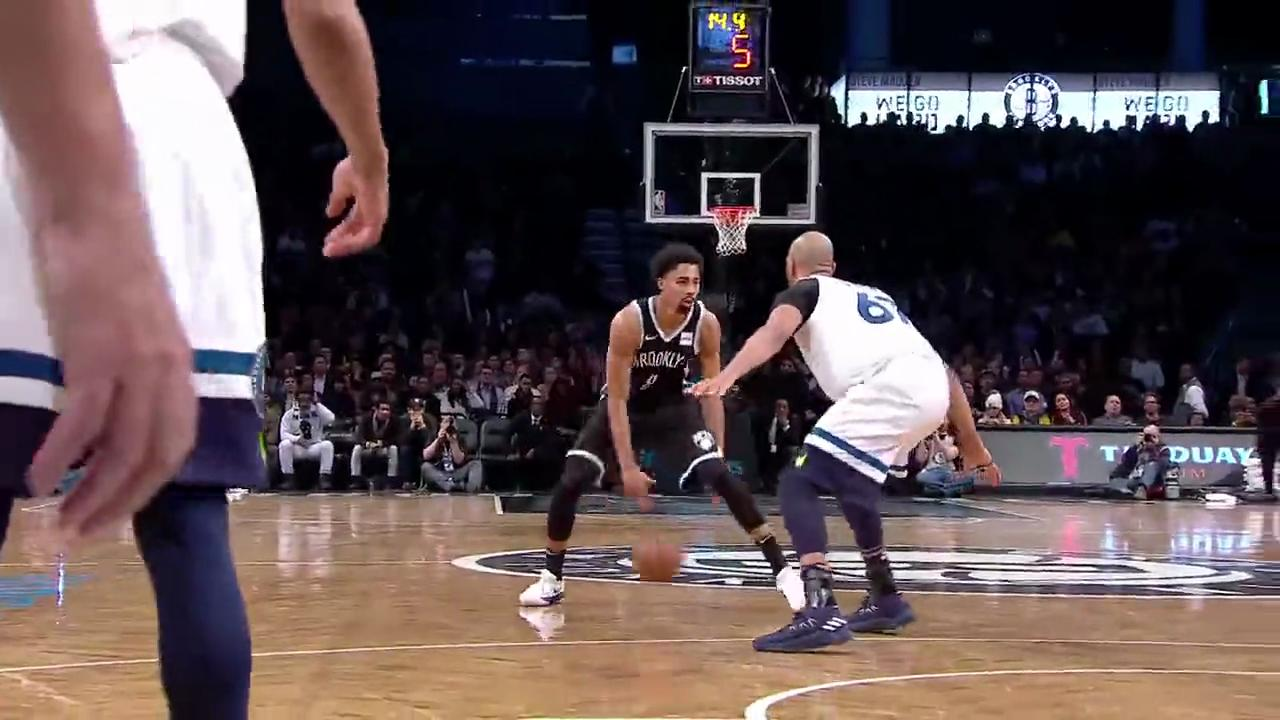
#> input picture project/get_feature/original/test/dribbling/10.jpg, 1280 x 720 px
$ python -i svm_classifier.py   (imports and definitions only)   (Python 2 division)   (older library calls are emulated)
#> lines starting #> are read from the running program, lines starting #| are printed output that depends on the picture
'''
linear classification for image
---created by Z.Zhang 3/21/2018
'''
# import the necessary packages
from sklearn.preprocessing import LabelEncoder
from sklearn.svm import LinearSVC
from sklearn.metrics import classification_report
from sklearn.model_selection import train_test_split
from imutils import paths
import numpy as np
import imutils
import cv2
import os
from sklearn.decomposition import RandomizedPCA

from sklearn.decomposition import PCA
from skimage.feature import local_binary_pattern

dataPath = "/Users/mouqingjin/Desktop/get_feature/original"

# color histogram
def extract_color_histogram(image, bins=(8, 8, 8)):
    hsv = cv2.cvtColor(image, cv2.COLOR_BGR2HSV)
    hist = cv2.calcHist([hsv], [0, 1, 2], None, bins,
                        [0, 180, 0, 256, 0, 256])
    if imutils.is_cv2():
        hist = cv2.normalize(hist)
    else:
        cv2.normalize(hist, hist)
    return hist.flatten()

# hog feature
def hog(img):
    gx = cv2.Sobel(img, cv2.CV_32F, 1, 0)
    gy = cv2.Sobel(img, cv2.CV_32F, 0, 1)
    mag, ang = cv2.cartToPolar(gx, gy)

    # quantizing binvalues in (0...16)
    bins = np.int32(bin_n*ang/(2*np.pi))

    # Divide to 4 sub-squares
    bin_cells = bins[:10,:10], bins[10:,:10], bins[:10,10:], bins[10:,10:]
    mag_cells = mag[:10,:10], mag[10:,:10], mag[:10,10:], mag[10:,10:]
    hists = [np.bincount(b.ravel(), m.ravel(), bin_n) for b, m in zip(bin_cells, mag_cells)]
    hist = np.hstack(hists)
    return hist

bin_n = 16# Number of bins

# LBP
def LBP(img):
    radius = 3
    n_points = 8 * radius
    image = cv2.cvtColor(img, cv2.COLOR_BGR2GRAY)
    lbp = local_binary_pattern(image, n_points, radius)
    (hist, _) = np.histogram(lbp.ravel(),
                             bins=np.arange(0, n_points + 3),
                             range=(0, n_points + 2))

    # normalize the histogram
    hist = hist.astype("float")
    hist /= (hist.sum() + 1e-7)

    # return the histogram of Local Binary Patterns
    return hist

#pca
n_components= 100
# [1 line that did not run here, left out]


# initialize the data matrix and labels list
data_train = []
labels_train = []
data_test = []
labels_test = []

# loop over the input images
# [18 lines not run here, left out]

# encode the labels, converting them from strings to integers
le = LabelEncoder()
labels_train = le.fit_transform(labels_train)
labels_test = le.fit_transform(labels_test)

# train the linear regression clasifier
# [1 line not run here, left out]
model = LinearSVC()
# [4 lines not run here, left out]
# [1 line that did not run here, left out]
# [2 lines not run here, left out]

>>> import cv2
>>> picture = cv2.imread('original/test/dribbling/10.jpg', cv2.IMREAD_GRAYSCALE)
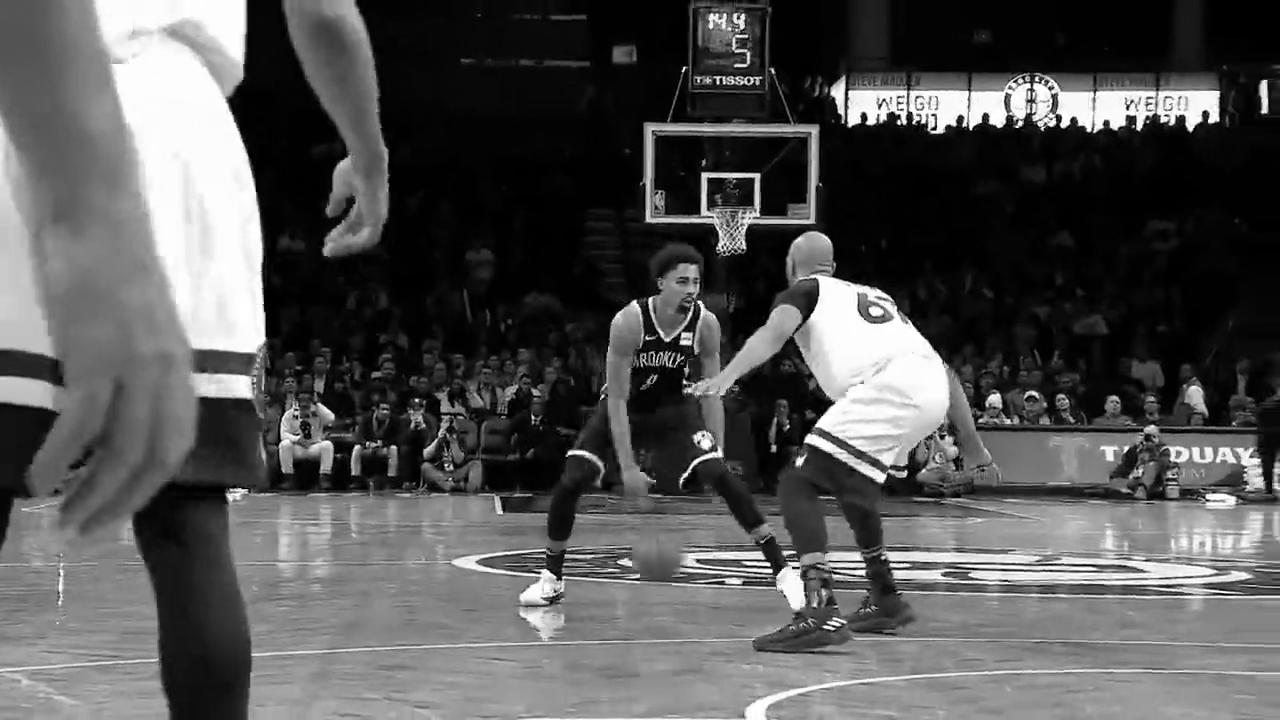
#> picture: shape (720, 1280); min 0, max 255, mean 84.4
>>> result = extract_color_histogram(picture)
#> (the run stopped early here; a loop or call above may not have finished)

$ run again, on project/get_feature/original/test/dunks/13.jpg
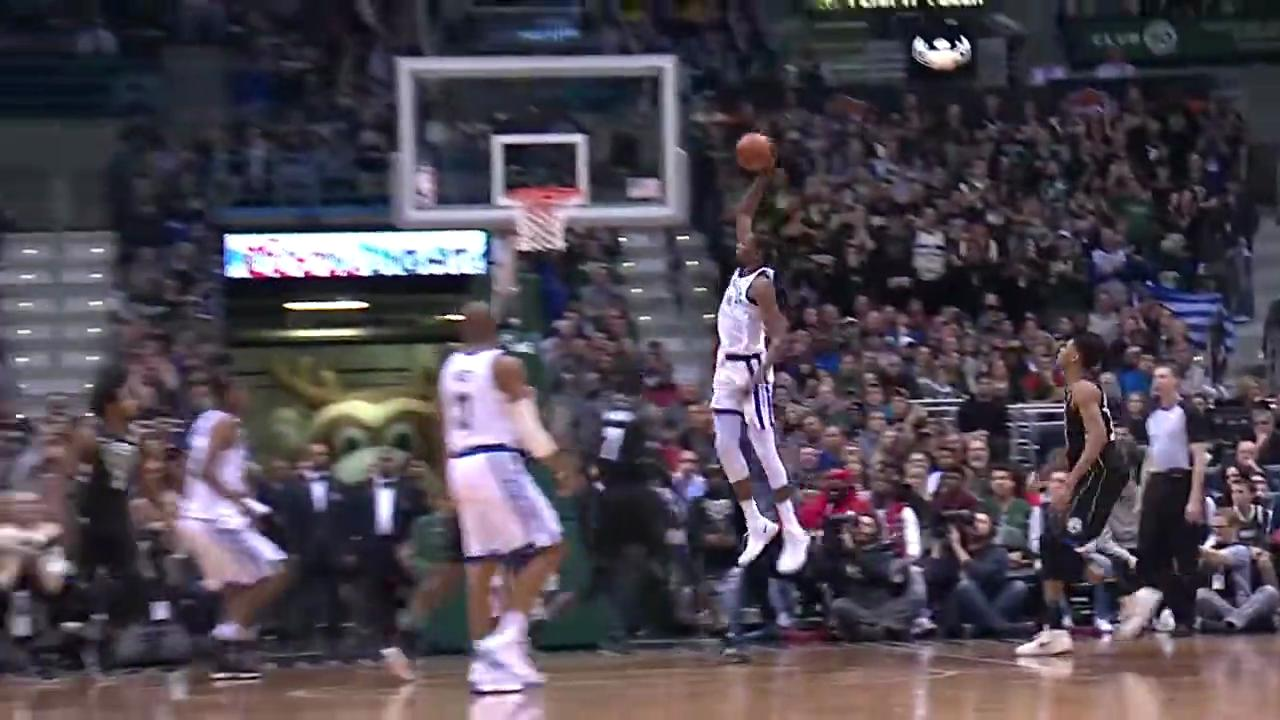
#> input picture project/get_feature/original/test/dunks/13.jpg, 1280 x 720 px
#> `picture = cv2.imread('original/test/dribbling/10.jpg', cv2.IMREAD_GRAY..`:
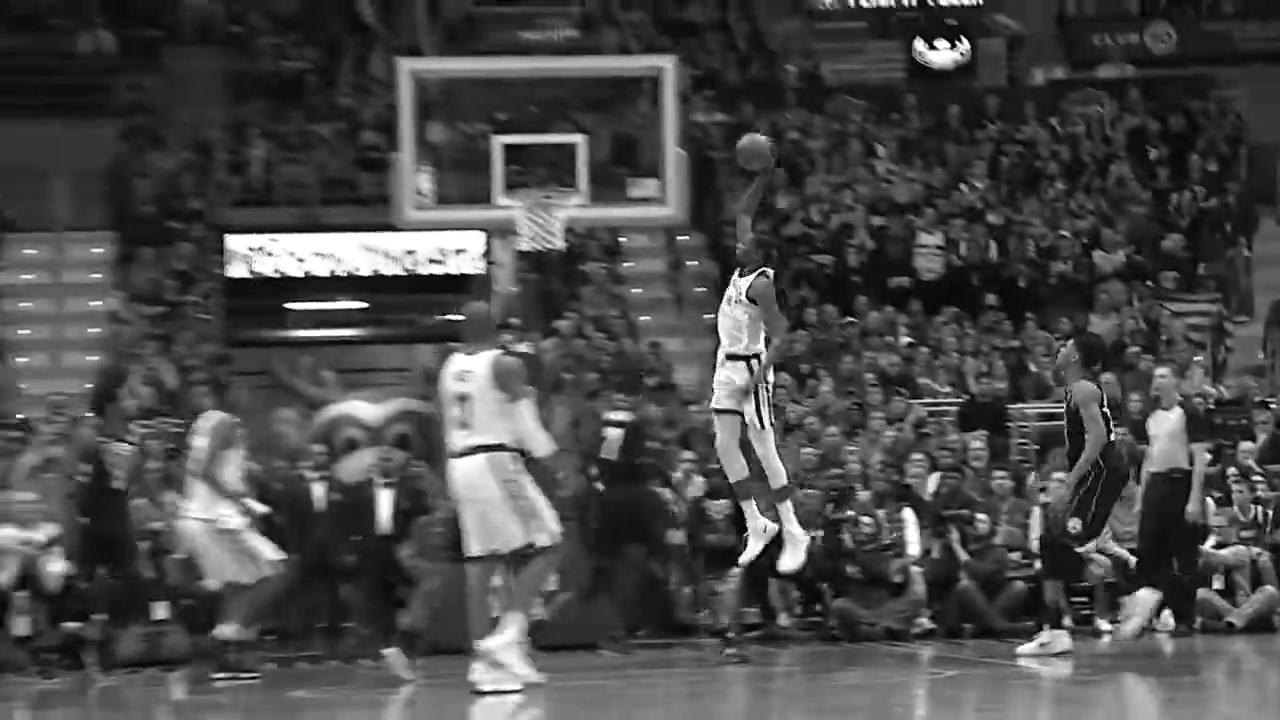
#> picture: shape (720, 1280); min 0, max 255, mean 73

$ run again, on project/get_feature/original/test/dunks/14.jpg
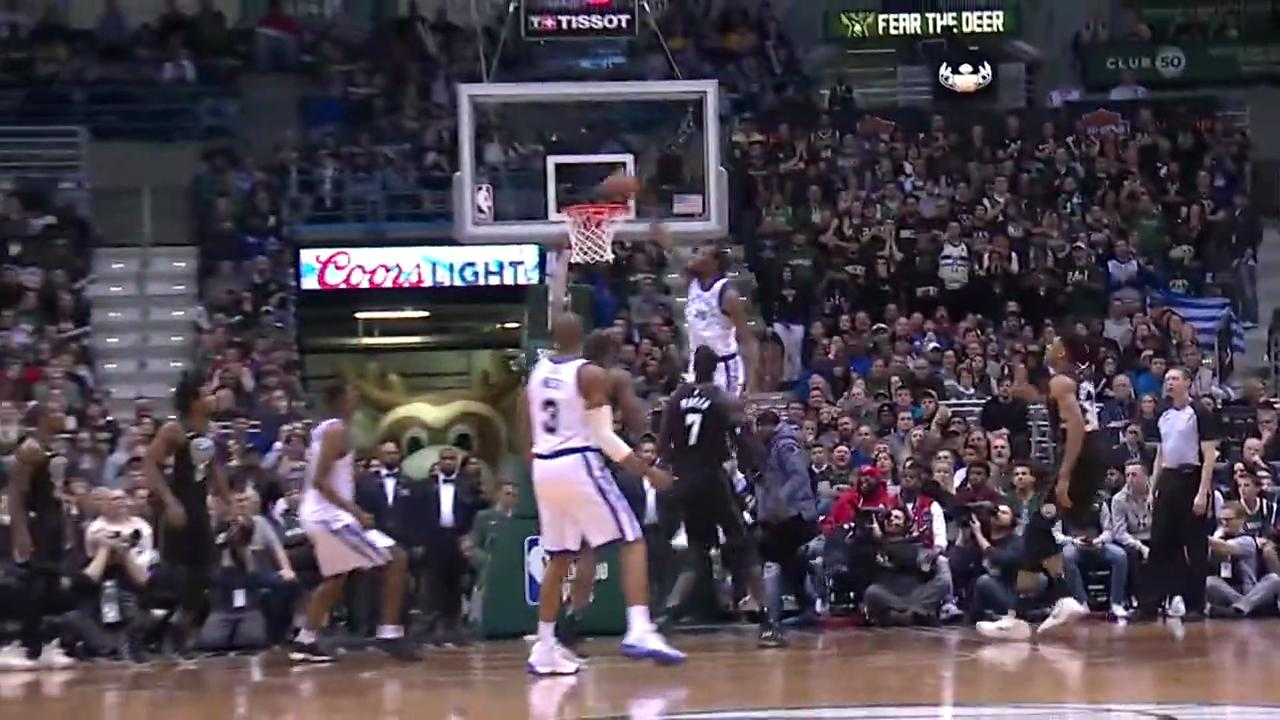
#> input picture project/get_feature/original/test/dunks/14.jpg, 1280 x 720 px
#> `picture = cv2.imread('original/test/dribbling/10.jpg', cv2.IMREAD_GRAY..`:
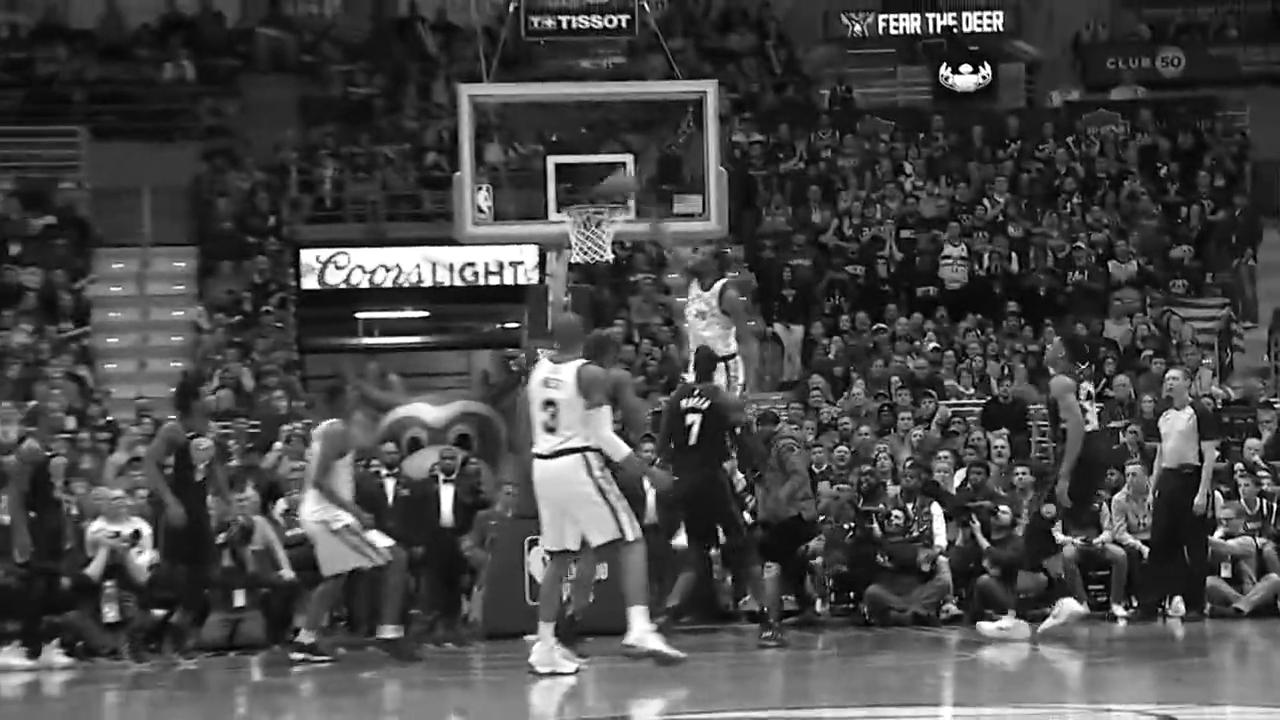
#> picture: shape (720, 1280); min 0, max 255, mean 70.8

$ run again, on project/get_feature/original/test/freethrows/12.jpg
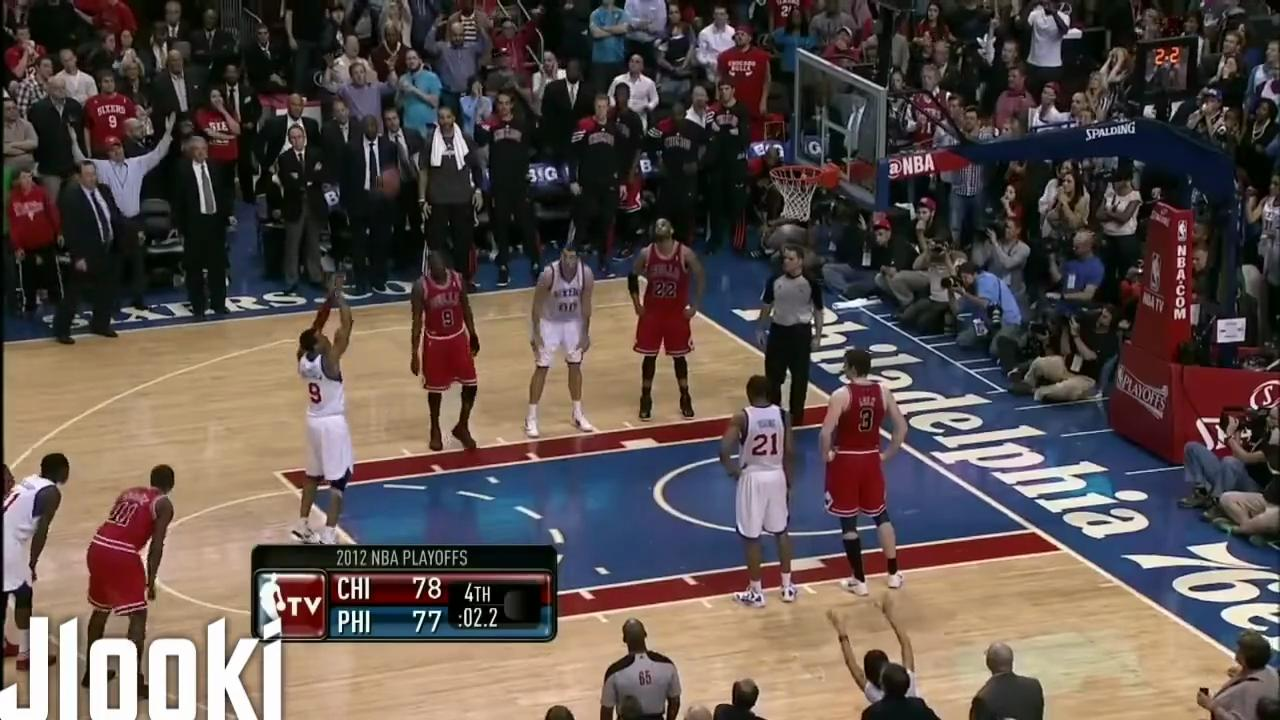
#> input picture project/get_feature/original/test/freethrows/12.jpg, 1280 x 720 px
#> `picture = cv2.imread('original/test/dribbling/10.jpg', cv2.IMREAD_GRAY..`:
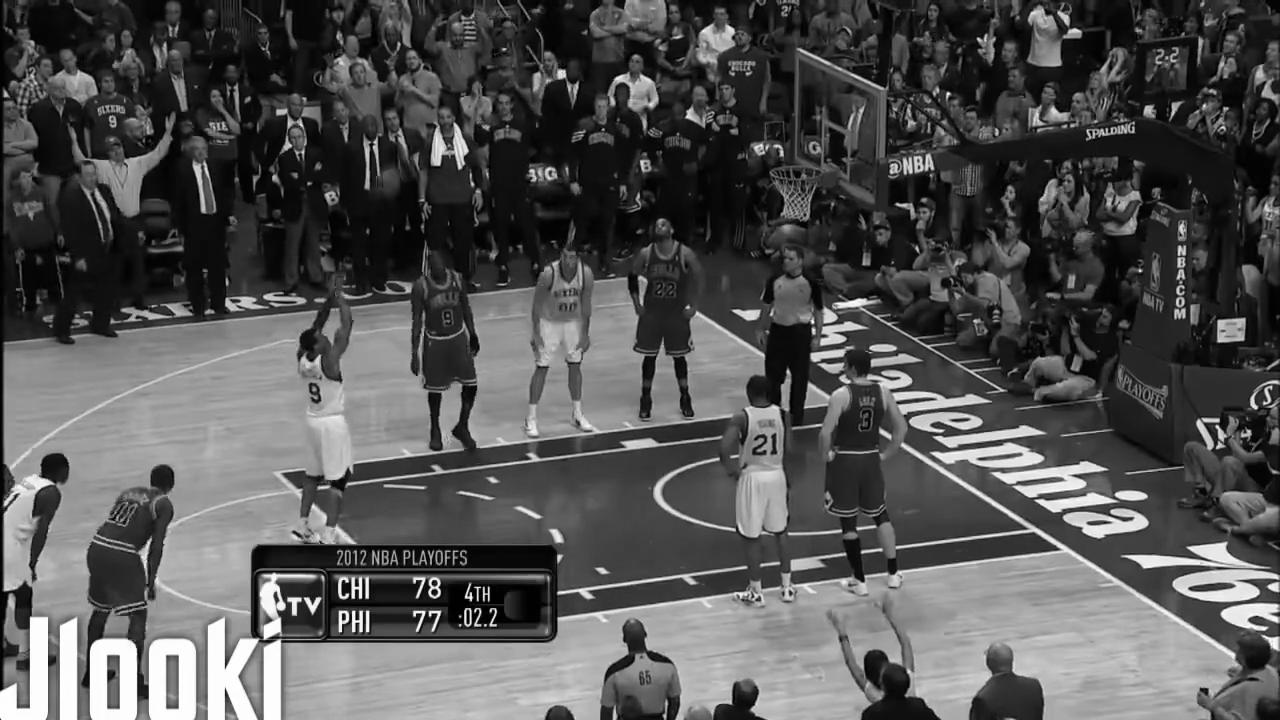
#> picture: shape (720, 1280); min 0, max 255, mean 83.9
